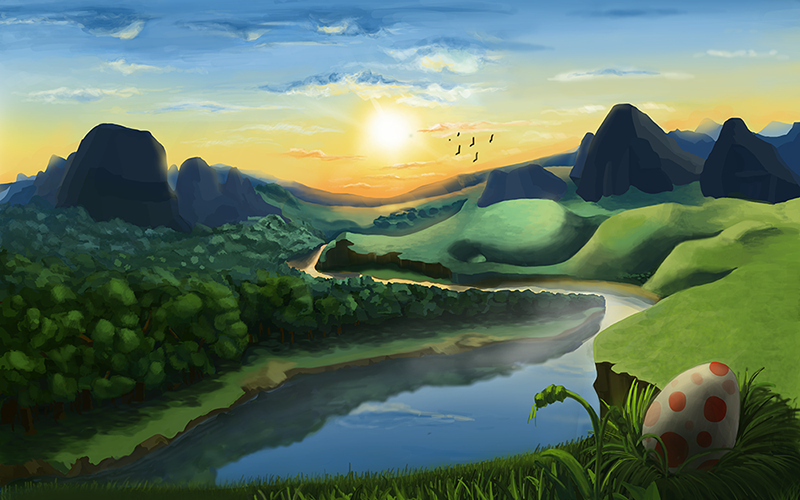
#> input picture pics/pic1.png, 800 x 500 px; its folder holds only this picture in this run
$ python run.py
#> lines starting #> are read from the running program, lines starting #| are printed output that depends on the picture
from PIL import Image
import os

directory = './pics/'
for filename in os.listdir(directory):
    if filename == '.DS_Store':
        continue

    print('Splitting '+filename+'...')
    img = Image.open(directory+filename)
#> img is the input picture: PIL image 800x500 RGB; mean R, G, B 92, 114.1, 95.5
    data = img.getdata()

    r = [(d[0], 0, 0) for d in data]
#> r = 400000 items
    g = [(0, d[1], 0) for d in data]
#> g = 400000 items
    b = [(0, 0, d[2]) for d in data]
#> b = 400000 items

    channelFilename = './rgb-channels/'+filename+'_'

    img.putdata(r)
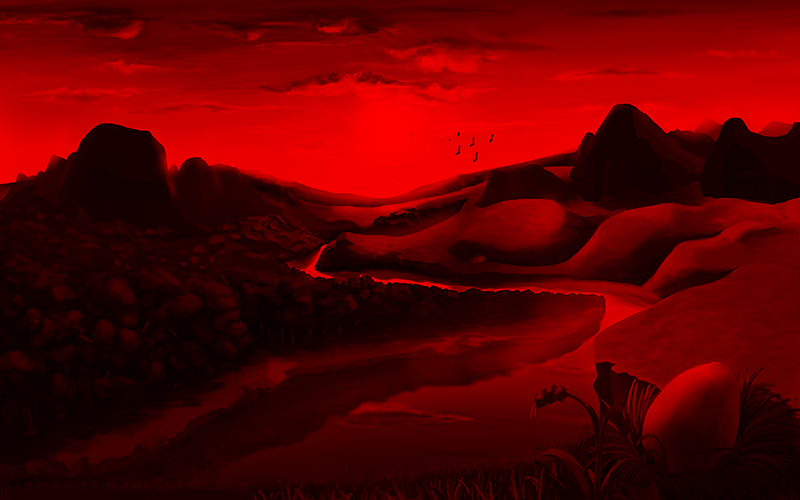
#> img: PIL image 800x500 RGB; mean R, G, B 92, 0, 0
    img.save(channelFilename+'_'+'r.png')
    img.putdata(g)
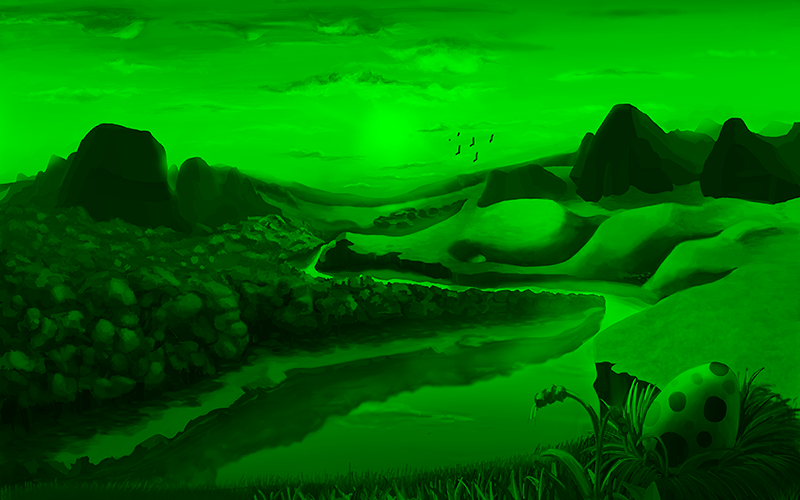
#> img: PIL image 800x500 RGB; mean R, G, B 0, 114.1, 0
    img.save(channelFilename+'_'+'g.png')
    img.putdata(b)
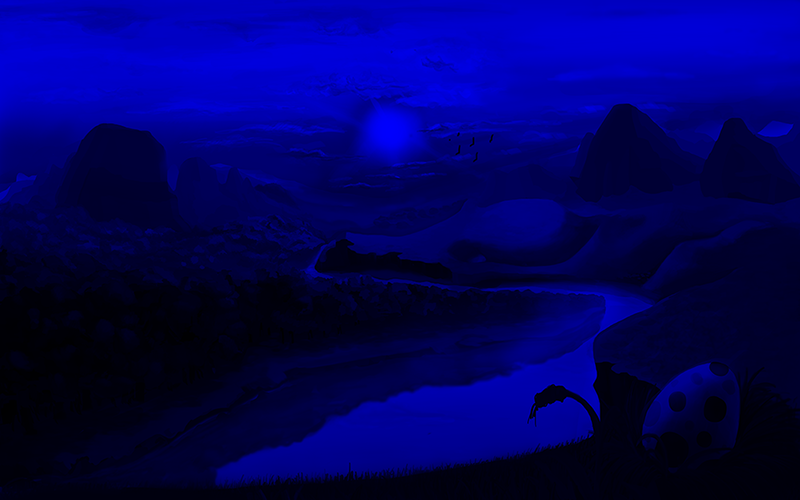
#> img: PIL image 800x500 RGB; mean R, G, B 0, 0, 95.5
    img.save(channelFilename+'b.png')

$ run again, on pics/pic2.png
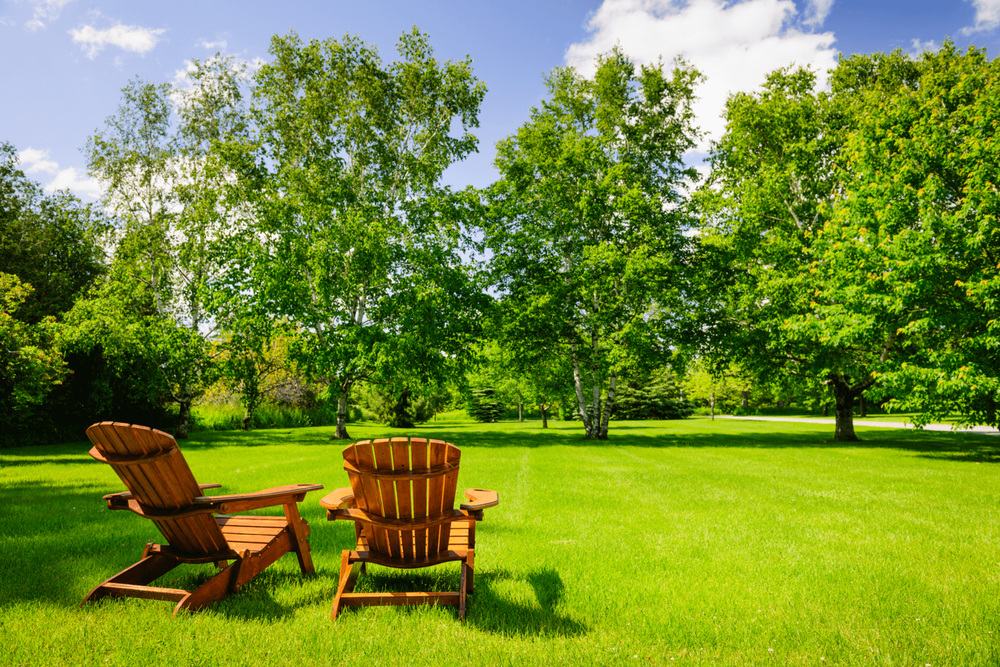
#> input picture pics/pic2.png, 1000 x 667 px, shrunk from 1500 x 1000 before the run
#> img is the input picture: PIL image 1000x667 RGB; mean R, G, B 117.3, 140.1, 52.3
#> r = 667000 items
#> `img.putdata(g)`:
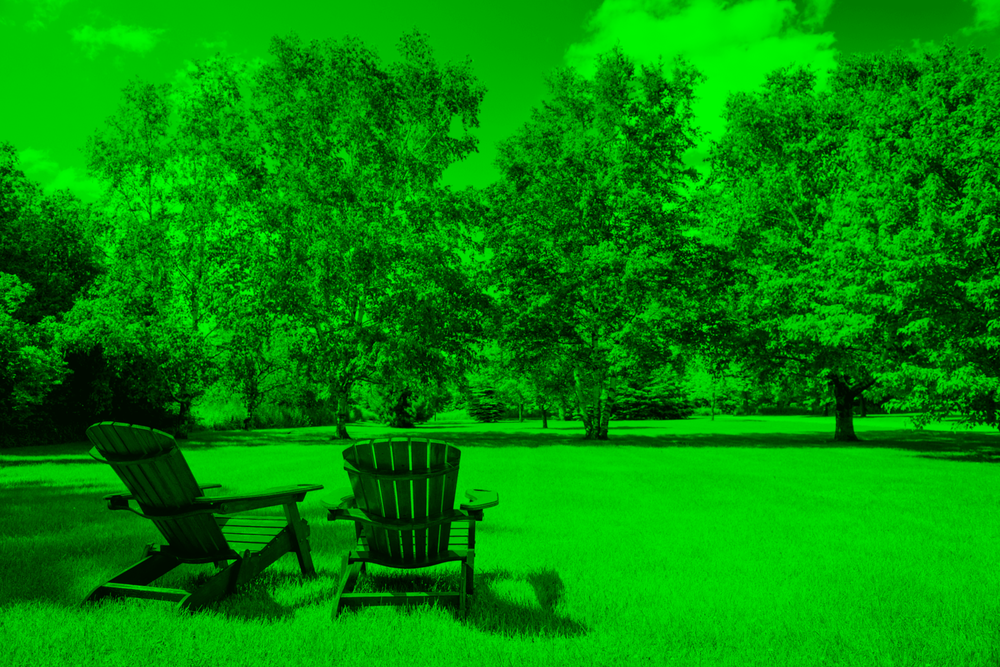
#> img: PIL image 1000x667 RGB; mean R, G, B 0, 140.1, 0
#> `img.putdata(b)`:
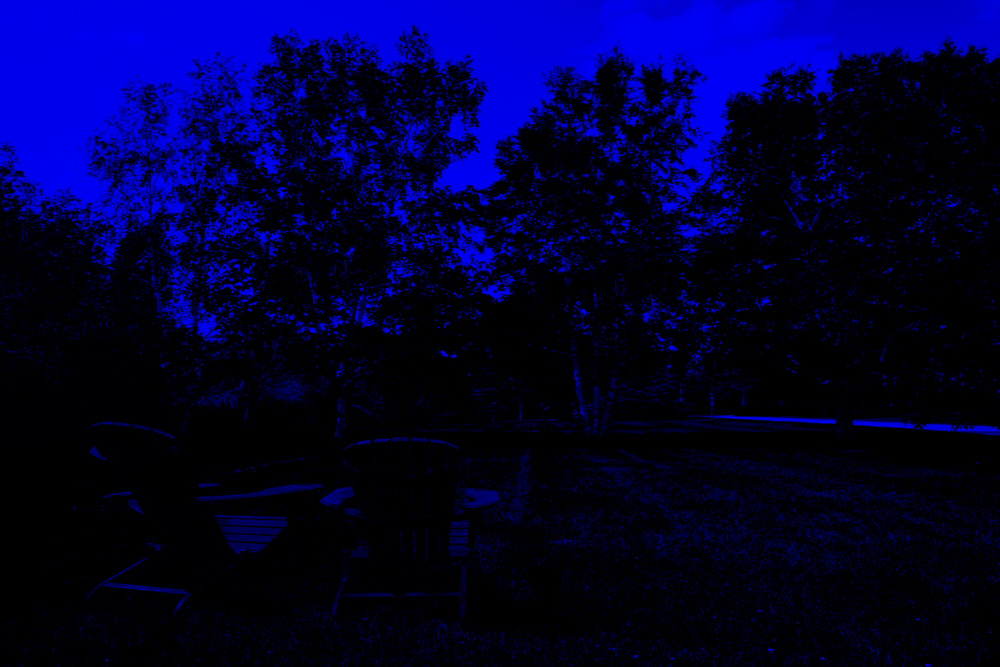
#> img: PIL image 1000x667 RGB; mean R, G, B 0, 0, 52.3

$ run again, on pics/pic3.jpg
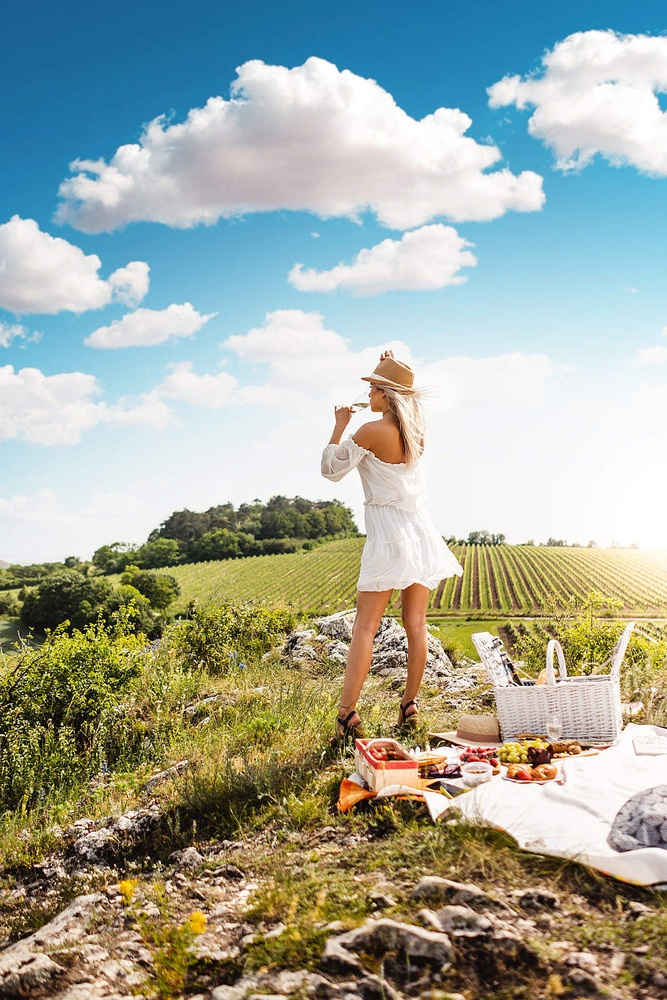
#> input picture pics/pic3.jpg, 667 x 1000 px, shrunk from 1080 x 1620 before the run
#> img is the input picture: PIL image 667x1000 RGB; mean R, G, B 161.8, 169, 157.2
#> r = 667000 items
#> `img.putdata(g)`:
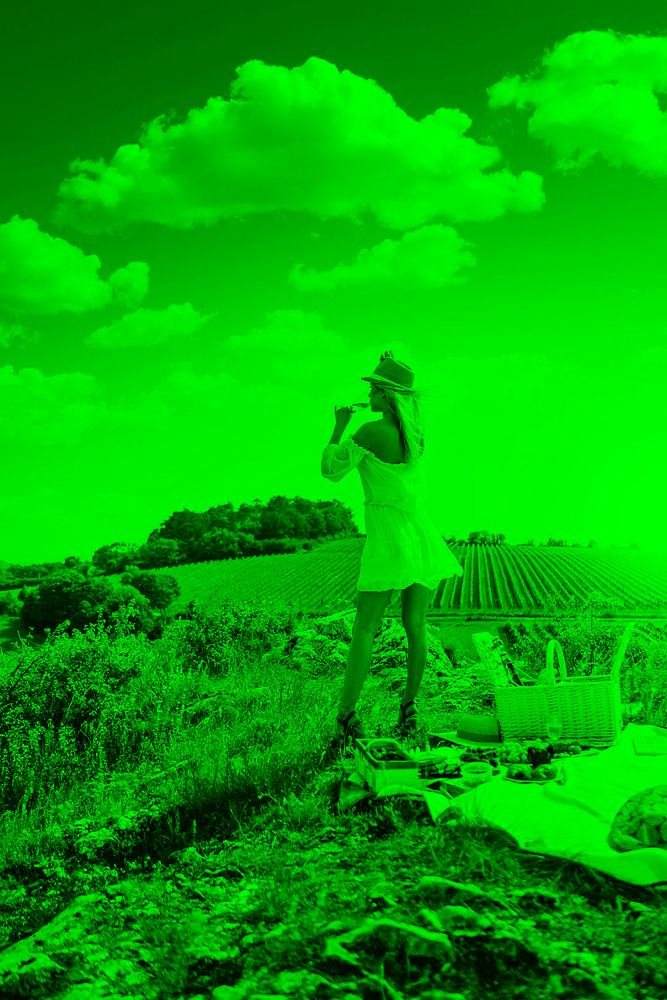
#> img: PIL image 667x1000 RGB; mean R, G, B 0, 169, 0
#> `img.putdata(b)`:
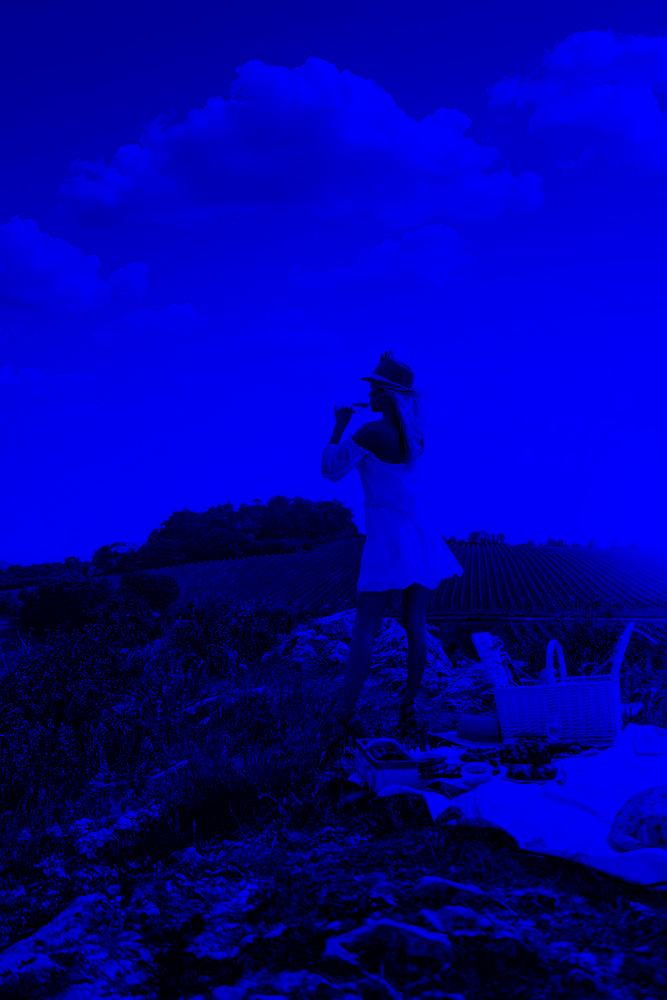
#> img: PIL image 667x1000 RGB; mean R, G, B 0, 0, 157.2
